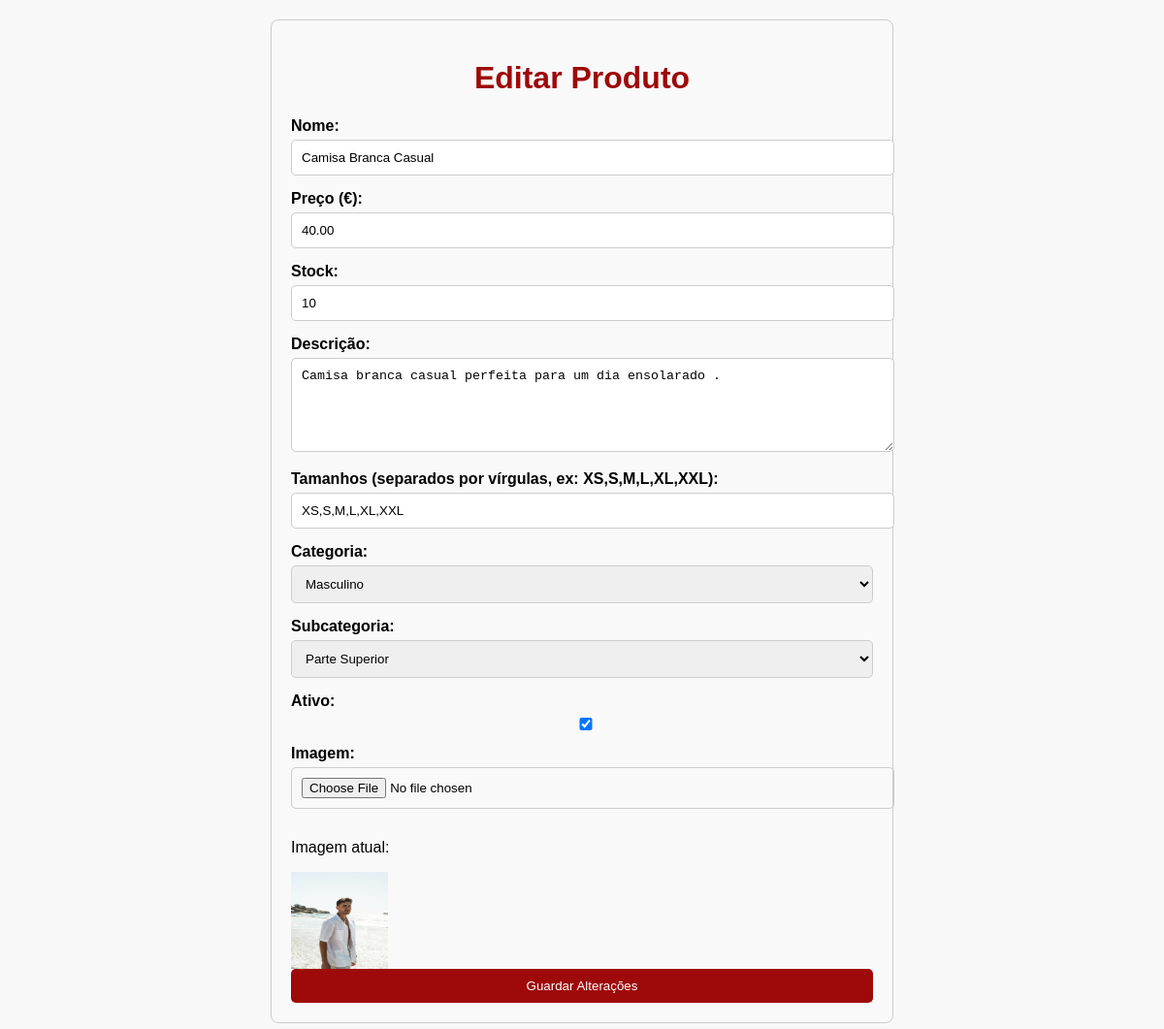
The page /adm/edit_product.php?id=5 (signed in) on the database its author committed.
### tables this page shows
CREATE TABLE `products` (
  `id` int(11) NOT NULL,
  `name` varchar(255) NOT NULL,
  `description` text DEFAULT NULL,
  `price` decimal(10,2) NOT NULL,
  `image` varchar(255) DEFAULT NULL,
  `stock` int(11) DEFAULT 0,
  `category_id` int(11) DEFAULT NULL,
  `created_at` timestamp NOT NULL DEFAULT current_timestamp(),
  `sizes` varchar(255) DEFAULT NULL,
  `sub_category` varchar(255) NOT NULL,
  `active` tinyint(1) NOT NULL DEFAULT 1
);

### adm/edit_product.php (the view, shortened to what this page needs)
<?php
require_once '../includes/db_connection.php';
try {
    if (isset($_GET['id'])) {
        $stmt = $pdo->prepare('SELECT * FROM products WHERE id = :id');
        $stmt->execute(['id' => $_GET['id']]);
        $product = $stmt->fetch(PDO::FETCH_ASSOC);
    }
} catch (PDOException $e) {
    die("Erro ao conectar com a base de dados: " . $e->getMessage());
}
?>
<!DOCTYPE html>
<html lang="en">
<head>
    <link rel="stylesheet" href="../css/admin_perfil.css">
</head>
<body>
    <div class="form-container-edit-product">
        <h1>Editar Produto</h1>
        <form method="POST" enctype="multipart/form-data">
            <label for="name">Nome:</label>
            <input type="text" id="name" name="name" value="<?php echo htmlspecialchars($product['name']); ?>" required>
            <label for="price">Preço (€):</label>
            <input type="number" id="price" name="price" step="0.01" value="<?php echo htmlspecialchars($product['price']); ?>" required>
            <label for="stock">Stock:</label>
            <input type="number" id="stock" name="stock" value="<?php echo htmlspecialchars($product['stock']); ?>" required>
            <label for="description">Descrição:</label>
            <textarea id="description" name="description" rows="5" required><?php echo htmlspecialchars($product['description']); ?></textarea>
            <label for="sizes">Tamanhos (separados por vírgulas, ex: XS,S,M,L,XL,XXL):</label>
            <input type="text" id="sizes" name="sizes" value="<?php echo htmlspecialchars($product['sizes']); ?>" placeholder="Exemplo: XS,S,M,L,XL,XXL">
            <label for="category_id">Categoria:</label>
            <select id="category_id" name="category_id">
                <option value="1" <?php echo $product['category_id'] == 1 ? 'selected' : ''; ?>>Masculino</option>
            </select>
            <label for="sub_category">Subcategoria:</label>
            <select id="sub_category" name="sub_category">
                <option value="Parte Superior" <?php echo $product['sub_category'] == 'Parte Superior' ? 'selected' : ''; ?>>Parte Superior</option>
            </select>
            <label for="active">Ativo:</label>
            <input type="checkbox" id="active" name="active" <?php echo $product['active'] ? 'checked' : ''; ?>>
            <label for="image">Imagem:</label>
            <input type="file" id="image" name="image">
            <?php if ($product['image']): ?>
                <p>Imagem atual:</p>
                <img src="<?php echo $product['image']; ?>" alt="Imagem do produto">
            <?php endif; ?>
            <button type="submit">Guardar Alterações</button>
        </form>
    </div>
</body>
</html>

### css/admin_perfil.css (style rules this page uses)
body { font-family: Arial, sans-serif; background-color: #f8f8f8; margin: 0; padding: 0; }
h1 { text-align: center; color: #9e0909; }
.form-container-edit-product { max-width: 600px; margin: 20px auto; padding: 20px; border: 1px solid #ccc; border-radius: 8px; background-color: #f9f9f9; }
.form-container-edit-product h1 { text-align: center; color: #9e0909; }
.form-container-edit-product label { display: block; margin-bottom: 5px; font-weight: bold; }
.form-container-edit-product input, .form-container-edit-product textarea, .form-container-edit-product select { width: 100%; padding: 10px; margin-bottom: 15px; border: 1px solid #ccc; border-radius: 5px; }
.form-container-edit-product button { width: 100%; padding: 10px; background-color: #9e0909; color: white; border: none; border-radius: 5px; cursor: pointer; }
.form-container-edit-product img { width: 100px; height: 100px; display: block; margin-top: 10px; }

### rows shown on the page
products: name "Camisa Branca Casual", price "40.00", stock "10", description "Camisa branca casual perfeita para um dia ensolarado .", sizes "XS,S,M,L,XL,XXL", category_id "Masculino", sub_category "Parte Superior", active "☑", image (picture)
